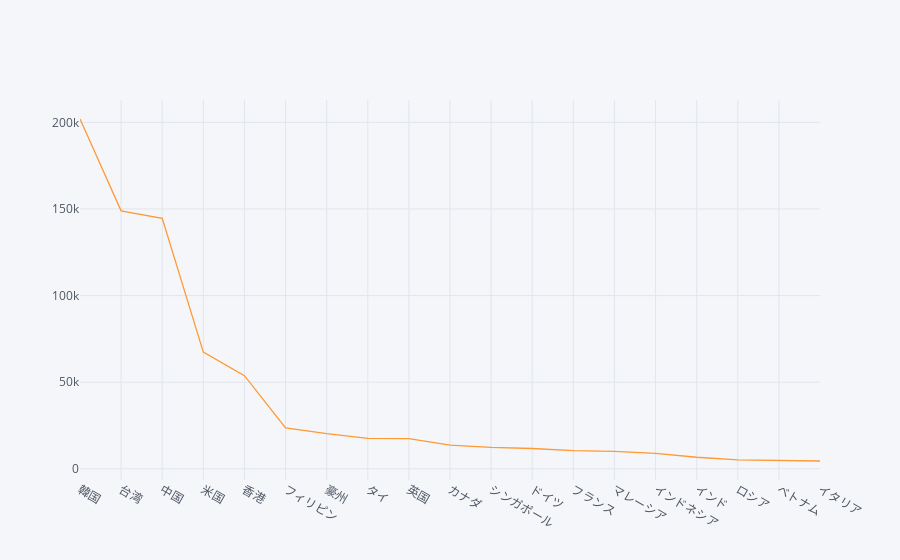

The notebook cell saved with this chart:
### Code cell
# 平均訪問者数
df.mean().iloc[1:].sort_values(ascending=False).iplot()

### Figure 1 — Plotly figure (JSON) as saved in the notebook; plotly's stock layout.template omitted (floating-point values rounded to 4 significant figures)
{"data": [{"line": {"color": "rgba(255, 153, 51, 1.0)", "dash": "solid", "width": 1.3}, "mode": "lines", "name": "None", "text": "", "type": "scatter", "x": ["韓国", "台湾", "中国", "米国", "香港", "フィリピン", "豪州", "タイ", "英国", "カナダ", "シンガポール", "ドイツ", "フランス", "マレーシア", "インドネシア", "インド", "ロシア", "ベトナム", "イタリア"], "y": [201900.0, 148900.0, 144600.0, 67350.0, 53770.0, 23630.0, 20280.0, 17550.0, 17410.0, 13650.0, 12330.0, 11730.0, 10480.0, 10030.0, 8905.0, 6672.0, 5175.0, 4898.0, 4504.0]}], "layout": {"legend": {"bgcolor": "#F5F6F9", "font": {"color": "#4D5663"}}, "paper_bgcolor": "#F5F6F9", "plot_bgcolor": "#F5F6F9", "titlefont": {"color": "#4D5663"}, "xaxis1": {"gridcolor": "#E1E5ED", "showgrid": true, "tickfont": {"color": "#4D5663"}, "title": "", "titlefont": {"color": "#4D5663"}, "zerolinecolor": "#E1E5ED"}, "yaxis1": {"gridcolor": "#E1E5ED", "showgrid": true, "tickfont": {"color": "#4D5663"}, "title": "", "titlefont": {"color": "#4D5663"}, "zerolinecolor": "#E1E5ED"}}}
